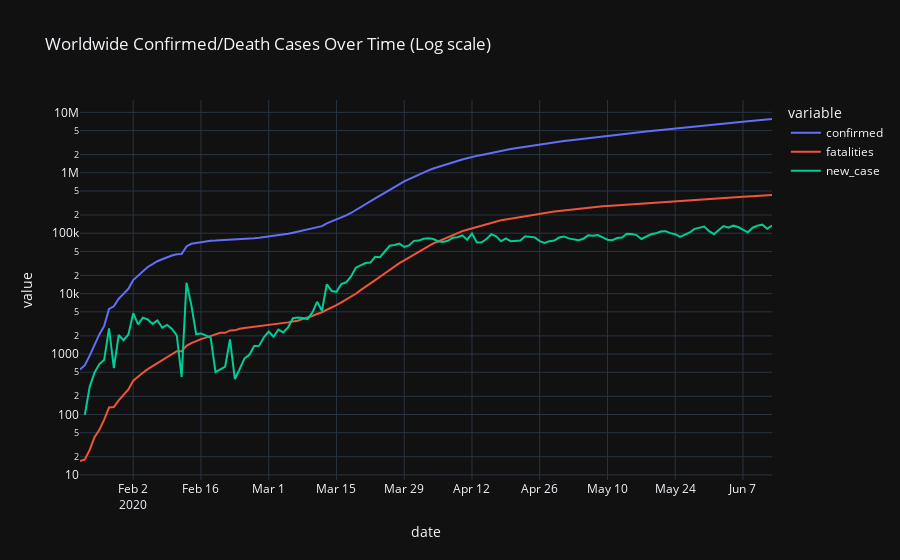

Source (notebook cell):
### Markdown cell above
### 全球確診/死亡案例 (折線圖) (取log)

- 比較 2020/3 初和 2020/3 底，確診案例成長率的上升速度略為增加

### Code cell
fig = px.line(ww_melt_df, x="date", y="value", color='variable',
              title="Worldwide Confirmed/Death Cases Over Time (Log scale)",
             log_y=True)
fig.show()

### Figure 1 — Plotly figure (JSON) as saved in the notebook; plotly's stock layout.template omitted (floating-point values rounded to 4 significant figures; data arrays with more than 128 entries replaced by an {"elided": "..."} marker saying what was removed)
{"data": [{"hovertemplate": "variable=confirmed<br>date=%{x}<br>value=%{y}<extra></extra>", "legendgroup": "confirmed", "line": {"color": "#636efa", "dash": "solid"}, "mode": "lines", "name": "confirmed", "orientation": "v", "showlegend": true, "type": "scatter", "x": {"elided": "144 str values"}, "xaxis": "x", "y": {"elided": "144 int values"}, "yaxis": "y"}, {"hovertemplate": "variable=fatalities<br>date=%{x}<br>value=%{y}<extra></extra>", "legendgroup": "fatalities", "line": {"color": "#EF553B", "dash": "solid"}, "mode": "lines", "name": "fatalities", "orientation": "v", "showlegend": true, "type": "scatter", "x": {"elided": "144 str values"}, "xaxis": "x", "y": {"elided": "144 int values"}, "yaxis": "y"}, {"hovertemplate": "variable=new_case<br>date=%{x}<br>value=%{y}<extra></extra>", "legendgroup": "new_case", "line": {"color": "#00cc96", "dash": "solid"}, "mode": "lines", "name": "new_case", "orientation": "v", "showlegend": true, "type": "scatter", "x": {"elided": "144 str values"}, "xaxis": "x", "y": {"elided": "144 int values"}, "yaxis": "y"}], "layout": {"legend": {"title": {"text": "variable"}, "tracegroupgap": 0}, "title": {"text": "Worldwide Confirmed/Death Cases Over Time (Log scale)"}, "xaxis": {"anchor": "y", "domain": [0, 1], "title": {"text": "date"}}, "yaxis": {"anchor": "x", "domain": [0, 1], "title": {"text": "value"}, "type": "log"}}}
